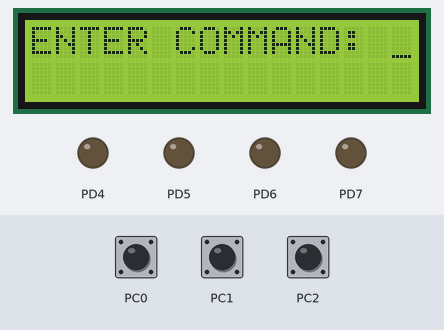
The program below on a simulated ATmega32, built with avr-gcc and emulated at 8 MHz. Shown: 16×2 character LCD, output pins drawn as LEDs (lit = HIGH). Wiring (inferred from the names in the program): character LCD (HD44780): RS PB0; R/W PB1; E PB2; data PA0, PA1, PA2, PA3, PA4, PA5, PA6, PA7. Inputs (shaded band) come from the test bench; at power-on: PC0 HIGH, PC2 HIGH, PC1 HIGH. Pins used as bus, display or sensor lines are not drawn.

Above: at 8.0 s.
8.1 s: PC0 pulled LOW for 0.15 s
At 9.0 s:
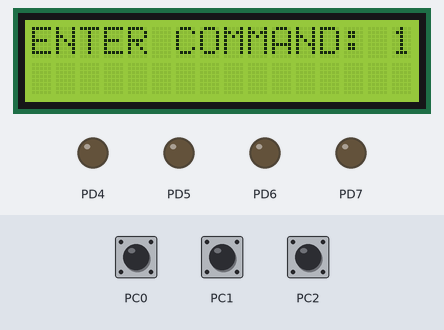
9.7 s: PC2 pulled LOW for 0.15 s
At 10.2 s:
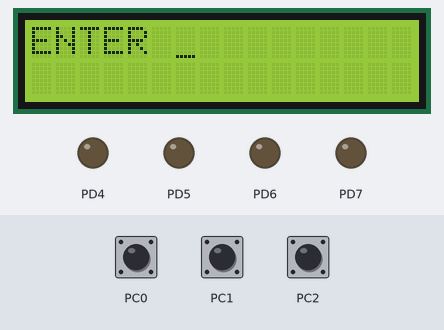
10.4 s: PC1 pulled LOW for 1 s
At 11.8 s:
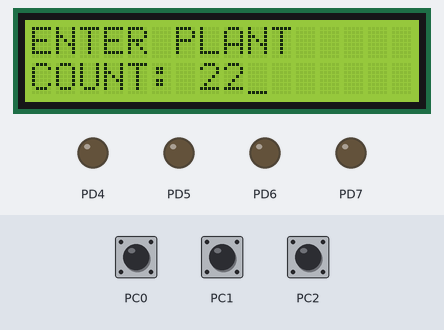
12.9 s: PC0 pulled LOW for 1 s
At 14.7 s:
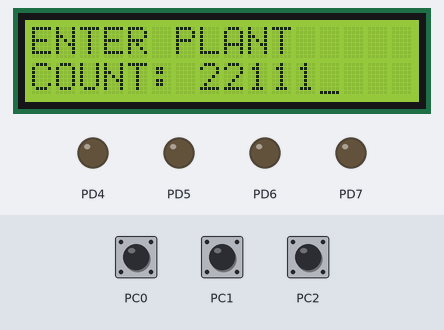
15.4 s: PC1 pulled LOW for 0.15 s
At 16.6 s:
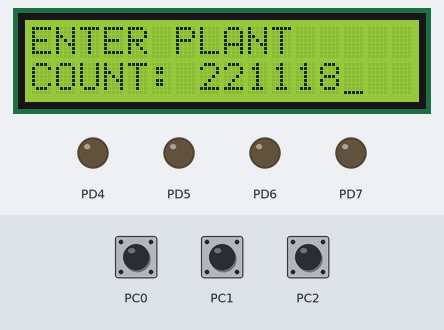
17.0 s: PC2 pulled LOW for 1 s
At 19.2 s:
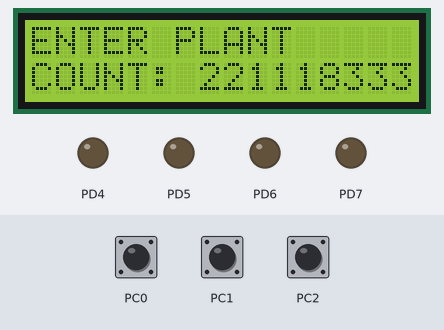

Measured:
- after the input at 8.1 s, the display: changes at once (image 1)
- after the input at 9.7 s, the display: first changes after 0.06 s (image 2 shows a later state)
- after the input at 12.9 s, the display: first changes at once (image 4 shows a later state)
- after the input at 15.4 s, the display: changes at once (image 5)
- after the input at 17.0 s, the display: first changes at once (image 6 shows a later state)

The program:

main.c
```c
/*
 * Group 06.c
 *
 * Created: 12/17/2021 10:15:11 AM
 * Author : Krishantha
 */

#include <avr/io.h>
#include <stdio.h>
#include <math.h>
#include <stdlib.h>
#include <avr/interrupt.h>
#include <string.h>
#include <stdbool.h>


#define SREG   _SFR_IO8(0x3F)

#include<avr/io.h>

#include<util/delay.h>

#ifndef F_CPU
#define F_CPU 8000000UL // 1 MHz clock speed
#endif

#include "lcd.c"
#include "keypad.c"


int ldrconfig();
void get_plantcount();
void water_level();
void dht11_output();
int displayKey();

int main(void)

{

	DDRA=0xff;

	DDRB=0x07;

	DDRD=0xf0;

	char key;


	lcdint();

	lcd_string("HELLO! WELCOME!",14);
	_delay_ms(1200);
	lcd_line_two();
	lcd_string("from ~GROUP 06~",16);
	_delay_ms(1000);

	lcd_clear();
	lcd_line_one();
	lcd_string("ENTER 1 TO",10);
	lcd_line_two();
	lcd_string("INSTRUCTIONS",12);
	_delay_ms(1200);


	while(1)
	{

		lcd_clear();
		lcd_string("ENTER COMMAND:",15);
		key = scankey();
		displayKey();
		get_plantcount();
	}


}


int displayKey()
{
	int tmpNum;
	int data[10];
	int i = 0;
	int num = 0;
	while(1)
	{
		key=scankey();
		lcddata(key);
		if(key == '#') break;
		tmpNum = charToInt(key);
		data[i] = tmpNum;
		i++;
		_delay_ms(300);
	}
	int k = i-1;

	for(int j=0;i>j;j++){
		num += data[j]*pow(10,k);
		k--;
	}

	lcdcmd(0x01);

	return num;
}


void get_plantcount(){
	lcd_clear();
	lcd_line_one();
	lcd_string("ENTER PLANT",11);
	lcd_line_two();
	lcd_string("COUNT: ",7);
	key = scankey();
	//if(key == '*') break;
	int plantCount = displayKey();

	char text[10];
	sprintf(text, "%d", plantCount);

	lcdcmd(0x01);
	lcd_string("PLANT COUNT IS",15);
	lcdcmd(0xC0);
	lcd_string(text,10);
	_delay_ms(1000);
}
```

keypad.c
```c
#include <stdio.h>
#include <math.h>

#include<avr/io.h>

//scankey

char keycheck()

{
	PORTC=0b11101111;

	_delay_ms(10);

	if((PINC&0b00000001)==0)
	{
		return '1';
	}
	if((PINC&0b00000010)==0)
	{
		return '2';
	}
	if((PINC&0b00000100)==0)
	{
		return '3';
	}

	PORTC=0b11011111;

	_delay_ms(10);

	if((PINC&0b00000001)==0)
	{
		return '4';
	}

	if((PINC&0b00000010)==0)
	{
		return '5';
	}

	if((PINC&0b00000100)==0)
	{
		return '6';
	}

	PORTC=0b10111111;

	_delay_ms(10);

	if((PINC&0b00000001)==0)
	{
		return '7';
	}

	if((PINC&0b00000010)==0)
	{
		return '8';
	}

	if((PINC&0b00000100)==0)
	{
		return '9';
	}

	PORTC=0b01111111;

	_delay_ms(10);

	if((PINC&0b00000001)==0)
	{
		return '*';
	}

	if((PINC&0b00000010)==0)
	{
		return '0';
	}

	if((PINC&0b00000100)==0)
	{
		return '#';
	}

	return 'a';

}

char scankey()
{
	char key='a';

	while(key=='a')
	{
		key=keycheck();
	}
	return key;
}
```

lcd.c
```c
#include <stdio.h>
#include <math.h>

#include <avr/io.h>

#define lcdport PORTA

#define _signal PORTB

#define en PB2

#define rw PB1

#define rs PB0


#define LCD_Data_Dir DDRA				/* Define LCD data port direction */
#define LCD_Command_Dir DDRB			/* Define LCD command port direction register */
#define LCD_Data_Port PORTA			/* Define LCD data port */
#define LCD_Command_Port PORTB
#define EN PB2							/* Define Enable signal pin */
#define RW PB1							/* Define Read/Write signal pin */
#define RS PB0

char key;

void lcdcmd(unsigned char cmd);//lcd commands

void lcdint();//initialize lcd

void lcddata(unsigned char data);

void lcd_string(const unsigned char *str, unsigned char length);//display in lcd

int charToInt(char c);//character to integer

int displayKey();//save input

void lcd_clear();//lcd clear

void lcd_line_one();//lcd line one

void lcd_line_two();//lcd line two


void lcdint()
{
	lcdcmd(0x38);

	_delay_ms(1);

	lcdcmd(0x01);

	_delay_ms(1);

	lcdcmd(0x0E);

	_delay_ms(1);
}


void lcdcmd(unsigned char x)
{
	lcdport=x;

	_signal=(0<<rs)|(0<<rw)|(1<<en);

	_delay_ms(1);

	_signal=(0<<rs)|(0<<rw)|(0<<en);

	_delay_ms(50);
}

void lcddata(unsigned char data)
{
	lcdport= data;

	_signal= (1<<rs)|(0<<rw)|(1<<en);

	_delay_ms(1);

	_signal= (1<<rs)|(0<<rw)|(0<<en);

	_delay_ms(50);
}


void lcd_string(const unsigned char *str, unsigned char length)
{
	for(int i=0; i<length; i++)
	{
		lcddata(str[i]);
	}
}

int charToInt(char c){
	int num = 0;
	num = c - '0';

	return num;
}


void lcd_clear()
{
	lcdcmd(0x01);
}

void lcd_line_one()
{
	lcdcmd(0x80);
}

void lcd_line_two()
{
	lcdcmd(0xC0);
}

void LCD_Char (char char_data)						/* LCD data write function */
{
	LCD_Data_Port = char_data;						/* Write data to LCD data port */
	LCD_Command_Port &= ~(1<<RW);					/* Make RW LOW (Write) */
	LCD_Command_Port |= (1<<EN)|(1<<RS);			/* Make RS HIGH (data reg.) and High to Low transition on EN (Enable) */
	_delay_us(1);
	LCD_Command_Port &= ~(1<<EN);
	_delay_ms(1);									/* Wait little bit */
}
```
